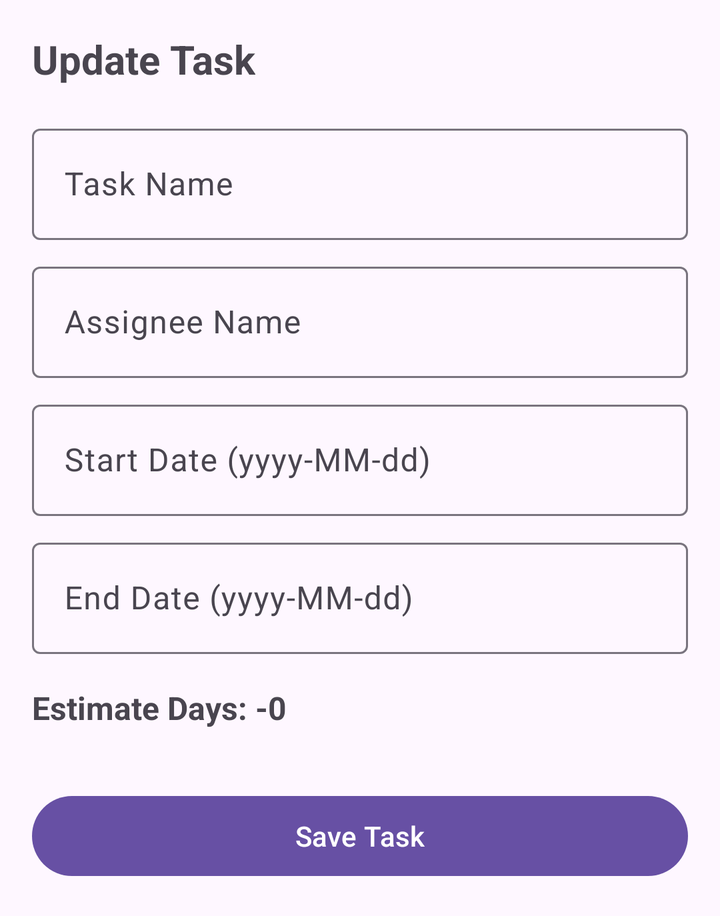
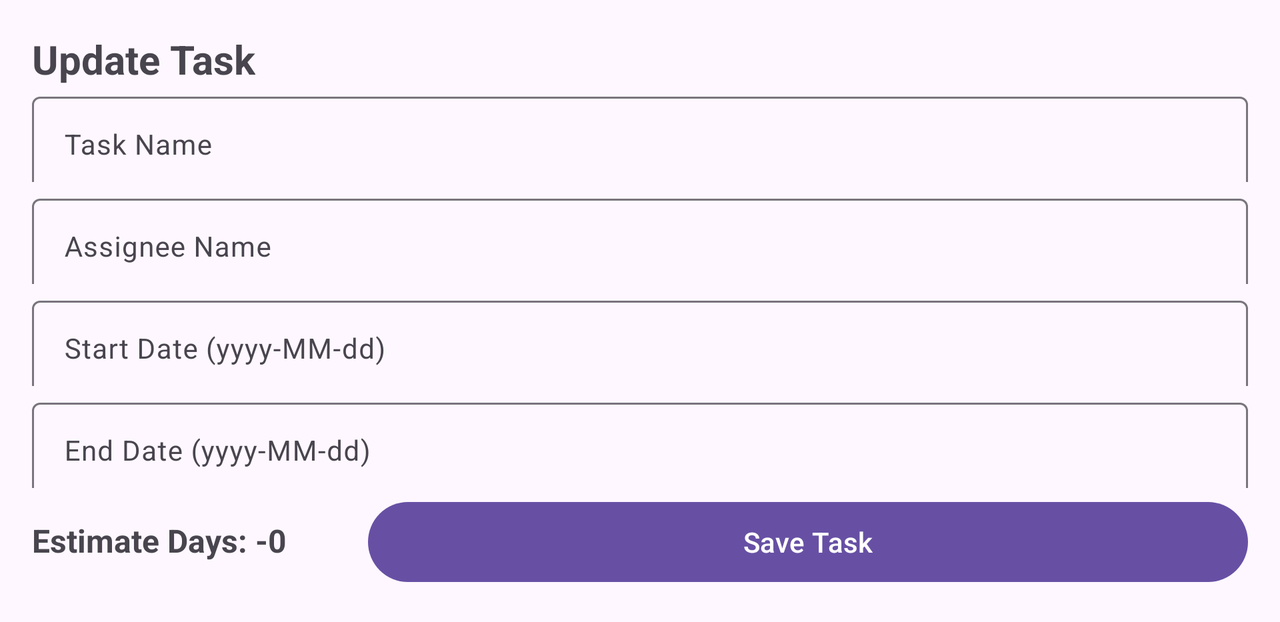

The same Android screen from two of the app's own layout files: first res/layout/ as a phone draws it, then the repository's variant for another configuration, drawn on a device whose configuration selects that folder. Both files follow.
<!-- AndroidManifest.xml: application theme Theme.ProjectMan -->
<!-- res/layout/dialog_update_task.xml -->
<?xml version="1.0" encoding="utf-8"?>
<LinearLayout xmlns:android="http://schemas.android.com/apk/res/android"
    android:layout_width="match_parent"
    android:layout_height="wrap_content"
    android:orientation="vertical"
    android:padding="16dp">

    <TextView
        android:layout_width="wrap_content"
        android:layout_height="wrap_content"
        android:text="Update Task"
        android:textSize="20sp"
        android:textStyle="bold"
        android:layout_marginBottom="16dp" />

    <com.google.android.material.textfield.TextInputLayout
        android:layout_width="match_parent"
        android:layout_height="wrap_content"
        android:layout_marginBottom="8dp">

        <com.google.android.material.textfield.TextInputEditText
            android:id="@+id/taskNameInput"
            android:layout_width="match_parent"
            android:layout_height="wrap_content"
            android:hint="Task Name"
            android:inputType="text" />
    </com.google.android.material.textfield.TextInputLayout>

    <com.google.android.material.textfield.TextInputLayout
        android:layout_width="match_parent"
        android:layout_height="wrap_content"
        android:layout_marginBottom="8dp">

        <com.google.android.material.textfield.TextInputEditText
            android:id="@+id/assigneeInput"
            android:layout_width="match_parent"
            android:layout_height="wrap_content"
            android:hint="Assignee Name"
            android:inputType="text" />
    </com.google.android.material.textfield.TextInputLayout>

    <com.google.android.material.textfield.TextInputLayout
        android:layout_width="match_parent"
        android:layout_height="wrap_content"
        android:layout_marginBottom="8dp">

        <com.google.android.material.textfield.TextInputEditText
            android:id="@+id/startDateInput"
            android:layout_width="match_parent"
            android:layout_height="wrap_content"
            android:hint="Start Date (yyyy-MM-dd)"
            android:inputType="date" />
    </com.google.android.material.textfield.TextInputLayout>

    <com.google.android.material.textfield.TextInputLayout
        android:layout_width="match_parent"
        android:layout_height="wrap_content"
        android:layout_marginBottom="16dp">

        <com.google.android.material.textfield.TextInputEditText
            android:id="@+id/endDateInput"
            android:layout_width="match_parent"
            android:layout_height="wrap_content"
            android:hint="End Date (yyyy-MM-dd)"
            android:inputType="date" />
    </com.google.android.material.textfield.TextInputLayout>

    <LinearLayout
        android:layout_width="match_parent"
        android:layout_height="match_parent"
        android:orientation="horizontal">

        <TextView
            android:id="@+id/textView6"
            android:layout_width="wrap_content"
            android:layout_height="35dp"
            android:layout_marginBottom="16dp"
            android:text="Estimate Days: -"
            android:textSize="16sp"
            android:textStyle="bold" />

        <TextView
            android:id="@+id/estimateDayDisplay"
            android:layout_width="250dp"
            android:layout_height="29dp"
            android:textSize="16sp"
            android:textStyle="bold"
            android:text="0" />
    </LinearLayout>

    <com.google.android.material.button.MaterialButton
        android:id="@+id/btnSaveTask"
        android:layout_width="match_parent"
        android:layout_height="wrap_content"
        android:text="Save Task"
        android:textAllCaps="false" />

</LinearLayout>
<!-- resources referenced by this layout -->
<resources>
  <style name="Theme.ProjectMan" parent="Base.Theme.ProjectMan" />
  <style name="Base.Theme.ProjectMan" parent="Theme.Material3.DayNight.NoActionBar">
          
          
      </style>
</resources>
<!-- res/layout-land/dialog_update_task.xml (the repository's variant of the layout above) -->
<!-- drawn on the phone turned sideways -->
<?xml version="1.0" encoding="utf-8"?>
<LinearLayout xmlns:android="http://schemas.android.com/apk/res/android"
    android:layout_width="match_parent"
    android:layout_height="wrap_content"
    android:orientation="vertical"
    android:padding="16dp">

    <TextView
        android:layout_width="wrap_content"
        android:layout_height="wrap_content"
        android:text="Update Task"
        android:textSize="20sp"
        android:textStyle="bold" />

    <com.google.android.material.textfield.TextInputLayout
        android:layout_width="match_parent"
        android:layout_height="48dp"
        android:layout_marginBottom="3dp">

        <com.google.android.material.textfield.TextInputEditText
            android:id="@+id/taskNameInput"
            android:layout_width="match_parent"
            android:layout_height="48dp"
            android:hint="Task Name"
            android:inputType="text"
            android:textSize="14sp"/>
    </com.google.android.material.textfield.TextInputLayout>

    <com.google.android.material.textfield.TextInputLayout
        android:layout_width="match_parent"
        android:layout_height="48dp"
        android:layout_marginBottom="3dp">

        <com.google.android.material.textfield.TextInputEditText
            android:id="@+id/assigneeInput"
            android:layout_width="match_parent"
            android:layout_height="48dp"
            android:hint="Assignee Name"
            android:textSize="14sp"
            android:inputType="text" />
    </com.google.android.material.textfield.TextInputLayout>

    <com.google.android.material.textfield.TextInputLayout
        android:layout_width="match_parent"
        android:layout_height="48dp"
        android:layout_marginBottom="3dp">

        <com.google.android.material.textfield.TextInputEditText
            android:id="@+id/startDateInput"
            android:layout_width="match_parent"
            android:layout_height="48dp"
            android:hint="Start Date (yyyy-MM-dd)"
            android:textSize="14sp"
            android:inputType="date" />
    </com.google.android.material.textfield.TextInputLayout>

    <com.google.android.material.textfield.TextInputLayout
        android:layout_width="match_parent"
        android:layout_height="48dp"
        android:layout_marginBottom="3dp">

        <com.google.android.material.textfield.TextInputEditText
            android:id="@+id/endDateInput"
            android:layout_width="match_parent"
            android:layout_height="48dp"
            android:hint="End Date (yyyy-MM-dd)"
            android:textSize="14sp"
            android:inputType="date" />
    </com.google.android.material.textfield.TextInputLayout>

    <LinearLayout
        android:layout_width="match_parent"
        android:layout_height="48dp"
        android:orientation="horizontal">

        <TextView
            android:id="@+id/textView6"
            android:layout_width="wrap_content"
            android:layout_height="35dp"
            android:layout_marginBottom="16dp"
            android:text="Estimate Days: -"
            android:textSize="16sp"
            android:textStyle="bold" />

        <TextView
            android:id="@+id/estimateDayDisplay"
            android:layout_width="50dp"
            android:layout_height="29dp"
            android:textSize="16sp"
            android:textStyle="bold"
            android:text="0" />
        <com.google.android.material.button.MaterialButton
            android:id="@+id/btnSaveTask"
            android:layout_width="match_parent"
            android:layout_height="wrap_content"
            android:text="Save Task"
            android:textAllCaps="false" />
    </LinearLayout>

</LinearLayout>
